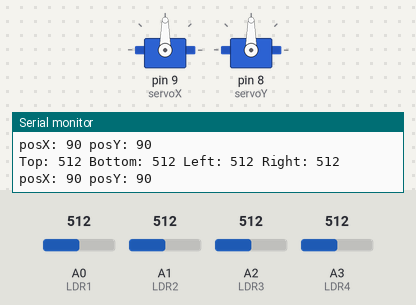
This sketch was run on a simulated Arduino Uno, built with avr-gcc and run on an emulated ATmega328P. Parts: 2 × servo, the last lines printed to the serial monitor. Inputs (shaded band) come from the test bench; at power-on: A0 (LDR1) = 512, A1 (LDR2) = 512, A2 (LDR3) = 512, A3 (LDR4) = 512.

Above: at 1.2 s.
1.3 s: A0 (LDR1) set to 555
4.3 s: A0 (LDR1) set to 588
5.8 s: A1 (LDR2) set to 524
7.3 s: A1 (LDR2) set to 545
At 8.8 s:
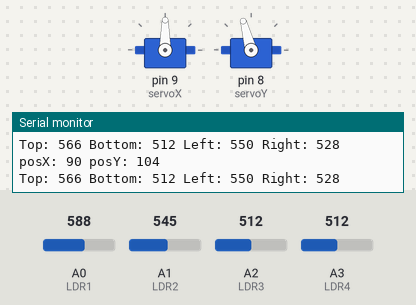
10.3 s: A2 (LDR3) set to 667
At 10.53 s:
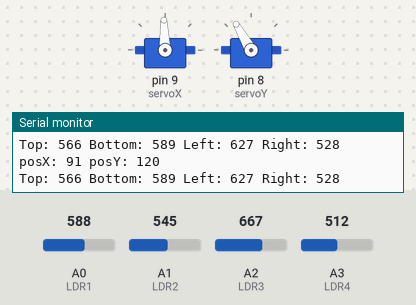
At 11.76 s:
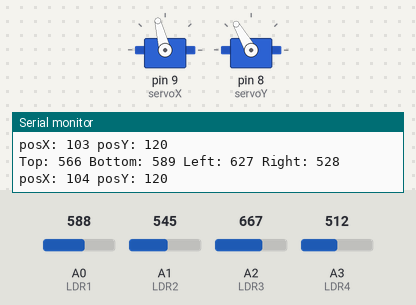
13.3 s: A2 (LDR3) set to 696
At 16.7 s:
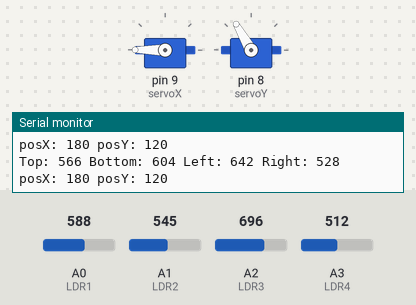
Timing chart, 0 to 17.3 s (numbered marks = the images above; inputs shaded):
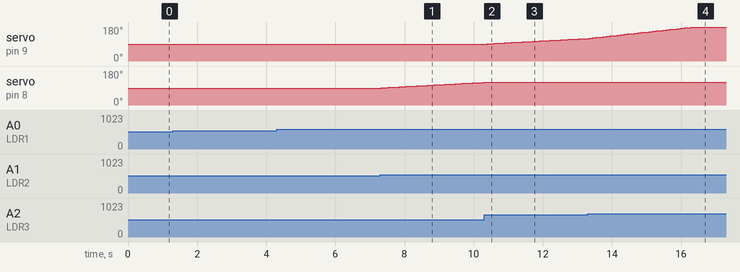

The sketch:

sketch.ino
```cpp
#include <Servo.h>

Servo servoX;   // Horizontal movement
Servo servoY;   // Vertical movement

int LDR1 = A0;
int LDR2 = A1;
int LDR3 = A2;
int LDR4 = A3;

int posX = 90;   // Initial horizontal position
int posY = 90;   // Initial vertical position

int threshold = 30;   // Deadband threshold
int offsetX = 0;      // Calibration offset for X
int offsetY = 0;      // Calibration offset for Y

void setup() {
  servoX.attach(9);
  servoY.attach(8);

  servoX.write(posX + offsetX);
  servoY.write(posY + offsetY);

  Serial.begin(9600);
}

void loop() {
  // Read LDR values
  int s1 = analogRead(LDR1);
  int s2 = analogRead(LDR2);
  int s3 = analogRead(LDR3);
  int s4 = analogRead(LDR4);

  // Average readings
  int top = (s1 + s2) / 2;
  int bottom = (s3 + s4) / 2;
  int left = (s1 + s3) / 2;
  int right = (s2 + s4) / 2;

  // Differences
  int vertical = top - bottom;
  int horizontal = left - right;

  // Vertical movement (Y-axis)
  if (abs(vertical) > threshold) {
    posY += vertical / 50;   // proportional adjustment
  }

  // Horizontal movement (X-axis)
  if (abs(horizontal) > threshold) {
    posX += horizontal / 50; // proportional adjustment
  }

  // Constrain servo angles
  posX = constrain(posX, 0, 180);
  posY = constrain(posY, 0, 180);

  // Write to servos with calibration offsets
  servoX.write(posX + offsetX);
  servoY.write(posY + offsetY);

  // Debugging output
  Serial.print("Top: "); Serial.print(top);
  Serial.print(" Bottom: "); Serial.print(bottom);
  Serial.print(" Left: "); Serial.print(left);
  Serial.print(" Right: "); Serial.println(right);

  Serial.print("posX: "); Serial.print(posX);
  Serial.print(" posY: "); Serial.println(posY);

  delay(100);
}
```

Measured:
- the behaviour switches between 535 and 536 on A1 (LDR2) (found by bisection; images 0 and 1)
- the behaviour switches between 681 and 682 on A2 (LDR3) (found by bisection; images 3 and 4)
- after the input at 7.3 s, servo on pin 8 (servoY): moves from 90° to 120° over 3.0 s, starting at once
- after the input at 10.3 s, servo on pin 9 (servoX): moves from 90° to 119° over 2.9 s, starting after 0.09 s; servo on pin 8 (servoY): stays 120° (without the input it goes to 121° after 0.09 s)
